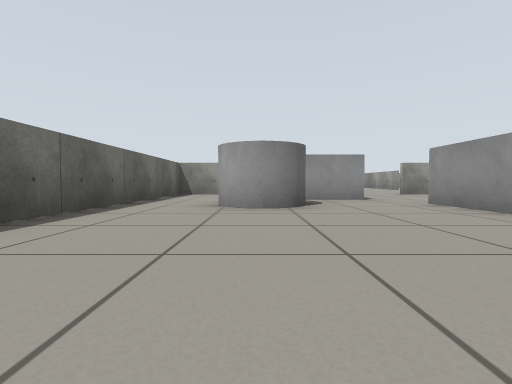
View 1 (above)

21 first-person views from a walk through a Gazebo world. The camera is 0.39 m above the floor, tilts 2° down and sees 85° across. The floor is counted in squares, 1 m on a side. Each view is taken from the middle of a square. On the plan, view 1 faces up. The plan holds only what a view shows up to about 9 squares ahead; the rest is blank.

View 2
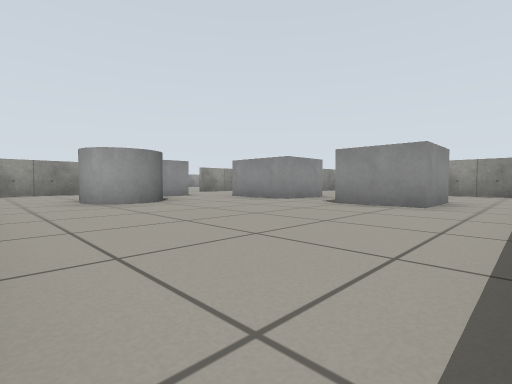

View 3
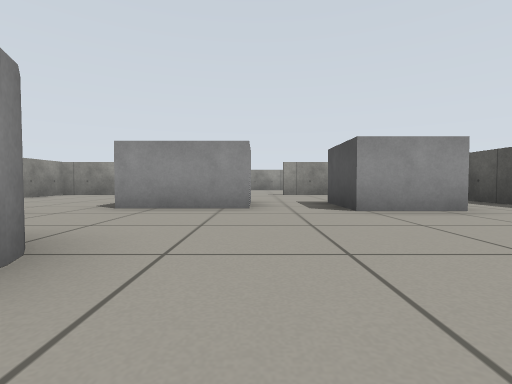

View 4
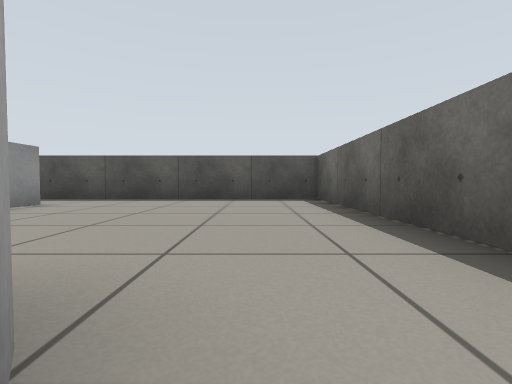

View 5
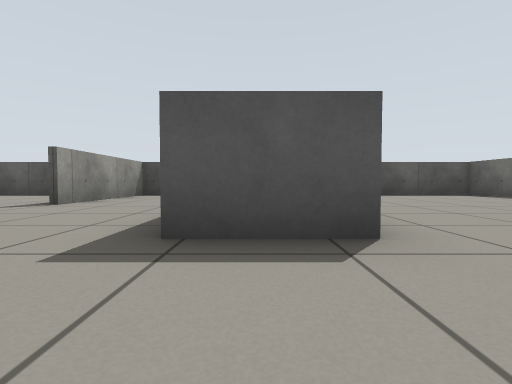

View 6
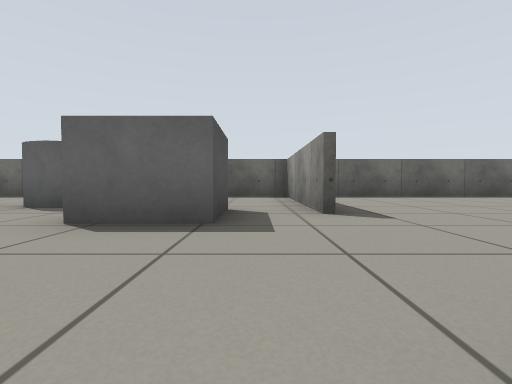

View 7
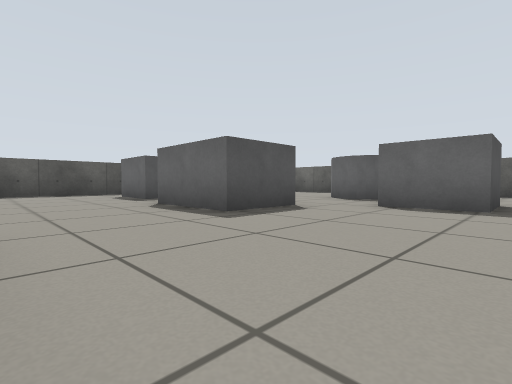

View 8
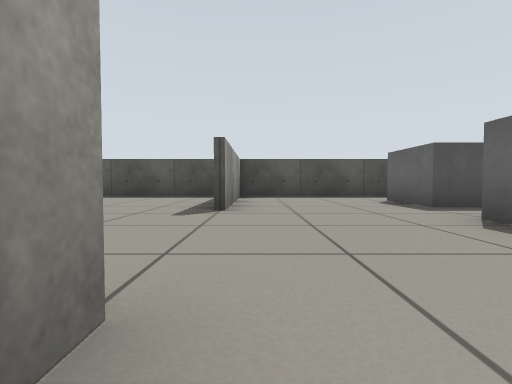

View 9
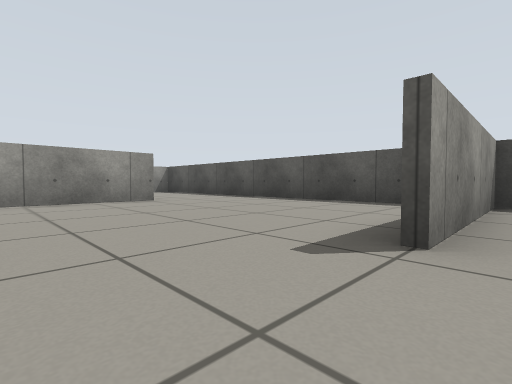

View 10
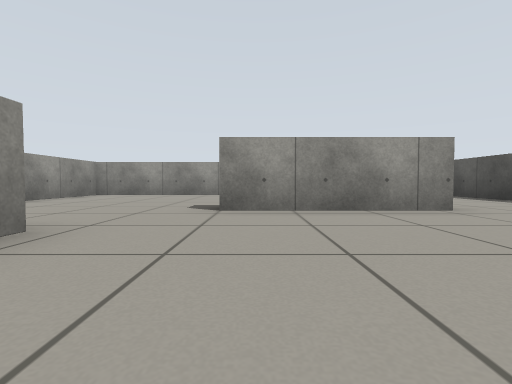

View 11
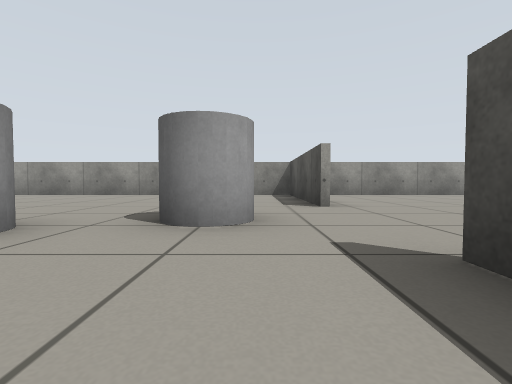

View 12
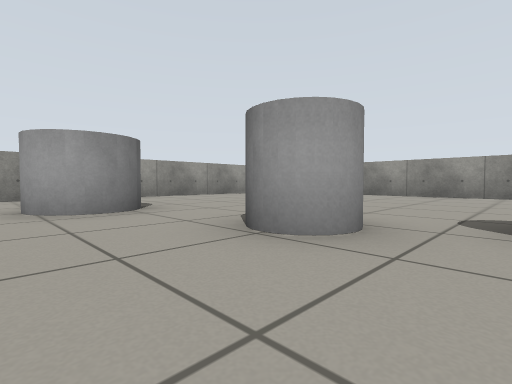

View 13
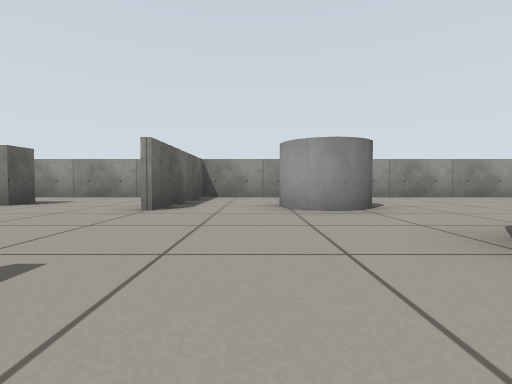

View 14
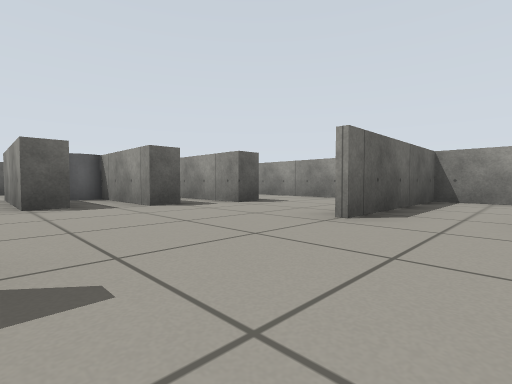

View 15
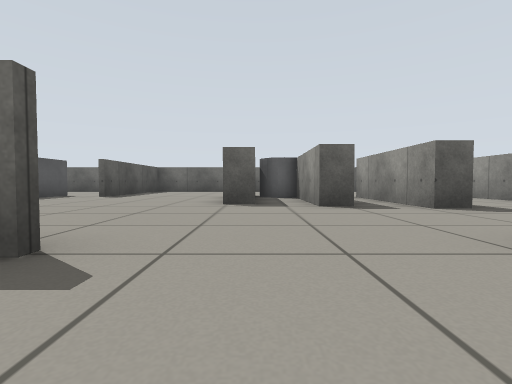

View 16
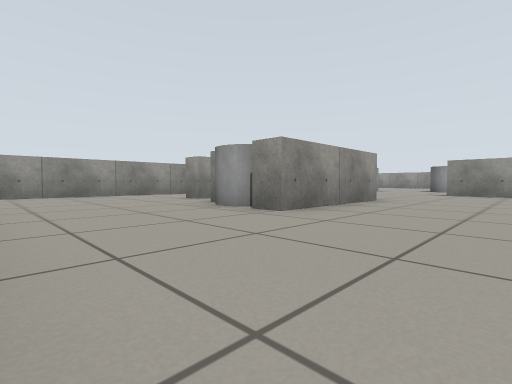

View 17
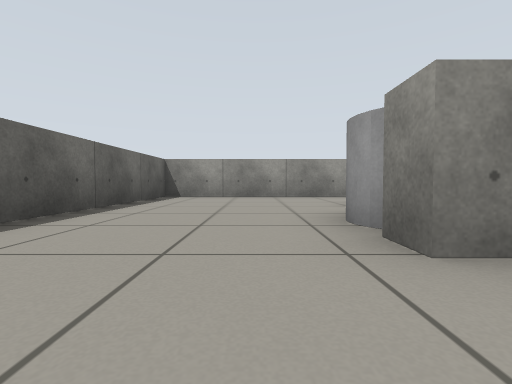

View 18
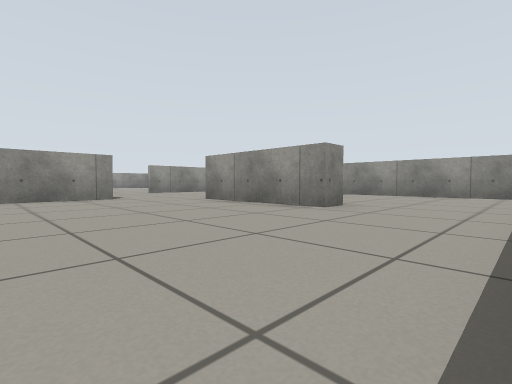

View 19
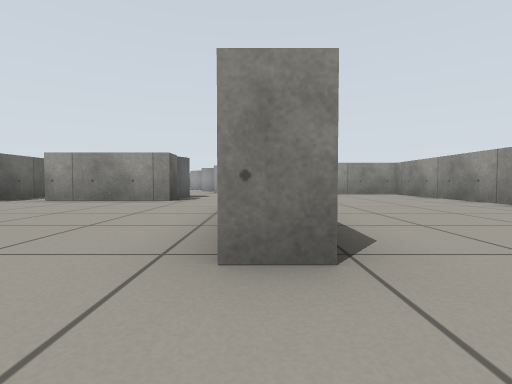

View 20
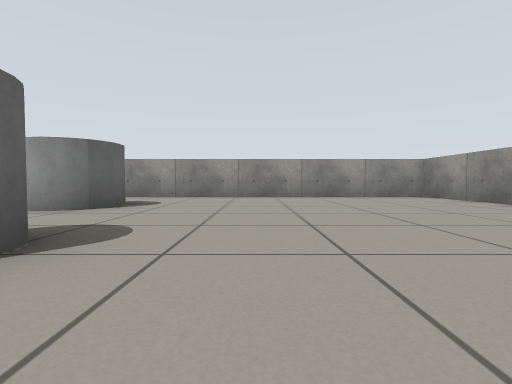

View 21
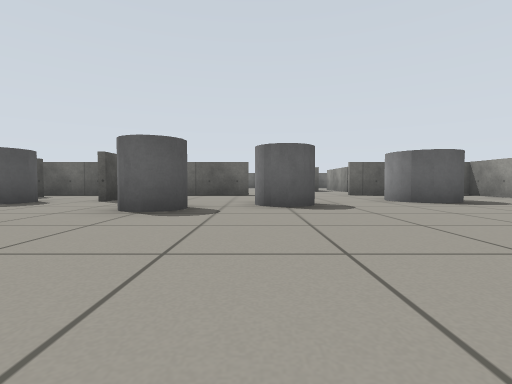

### Floor plan
Points are (right, up) in squares from view 1. A wall is a line through its corners. A room is listed if a view was taken in it or the views show most of it. See-through windows are left out.
Room 1 (views 1, 2, 3, 4, 5, 6, 7, 8, 9)
walls: (1.6, 8.8) (-2.4, 8.8) (-2.4, -1.4) (7.4, -1.4) (7.4, 2.2); (7.4, 5.1) (7.4, 5.6); (7.4, 7.2) (7.4, 8.8) (4.6, 8.8)
ways out: opening at (3, 9) to room 2; opening at (8, 4) to room 2
objects: grey cylinder (0, 4) to (1, 5); grey box (1, 6) to (2, 7); grey box (3, 0) to (4, 1); grey box (3, 3) to (4, 5)
Room 2 (views 10, 11, 12, 13, 14, 15, 16, 17, 18, 19, 20, 21)
walls: (9.9, 9) (10.4, 9); (7.4, 10.4) (7.4, 11.9); (7.6, 11.9) (7.6, 9.9); (7.6, 7.4) (7.6, 5.5); (13.4, 9) (17.5, 9); (11.2, 6.5) (11.2, 5.8) (8.5, 5.8); (4.1, 13) (4.1, 12.4) (0.9, 12.4) (0.9, 13); (4.5, 14.6) (4.5, 14); (17.5, 8.8) (14.8, 8.8); (4.9, 16.2) (4.9, 15.6) (1.7, 15.6) (1.7, 16.2); (6, 18.4) (-2.4, 18.4) (-2.4, 10.1); (13.5, 1.3) (12.8, 1.3) (12.8, 4.5); (0, 9) (1.6, 9); (8.1, -1.4) (16.8, -1.4); (17.4, -0.7) (17.4, 18.4) (7.6, 18.4) (7.6, 14.8)
ways out: opening at (3, 9) to room 1; opening at (8, 4) to room 1
objects: grey cylinder (1, 14); grey cylinder (10, 7) to (11, 7); grey cylinder (10, 15) to (11, 16); grey cylinder (11, 12) to (11, 13); grey cylinder (12, 10) to (12, 11)

Where each view was taken, in squares from view 1:
view 1: 0 up, 0 right, facing up
view 2: 1 down, 2 left, facing up-right
view 3: 3 up, 1 left, facing right
view 4: 5 up, 1 left, facing down
view 5: 7 up, 4 right, facing down
view 6: 8 up, 5 right, facing left
view 7: 8 up, 7 right, facing down-left
view 8: 6 up, 7 right, facing down
view 9: 4 up, 7 right, facing down-right
view 10: 4 up, 9 right, facing right
view 11: 10 up, 9 right, facing right
view 12: 11 up, 9 right, facing up-right
view 13: 11 up, 9 right, facing up
view 14: 12 up, 9 right, facing up-left
view 15: 13 up, 9 right, facing left
view 16: 10 up, 2 left, facing up-right
view 17: 11 up, 0 right, facing up
view 18: 1 down, 9 right, facing up-right
view 19: 0 up, 13 right, facing up
view 20: 11 up, 13 right, facing up
view 21: 12 up, 16 right, facing left
